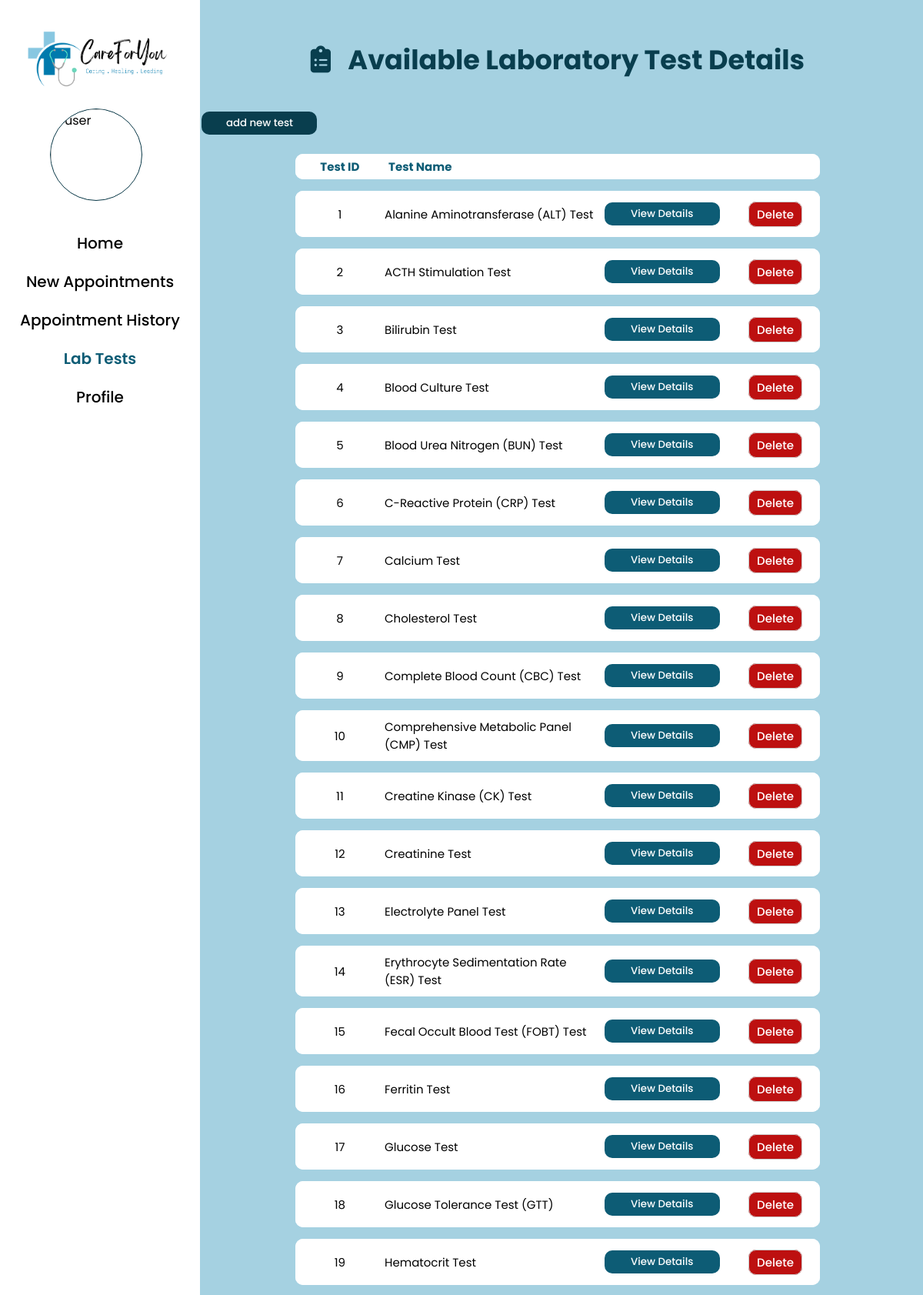
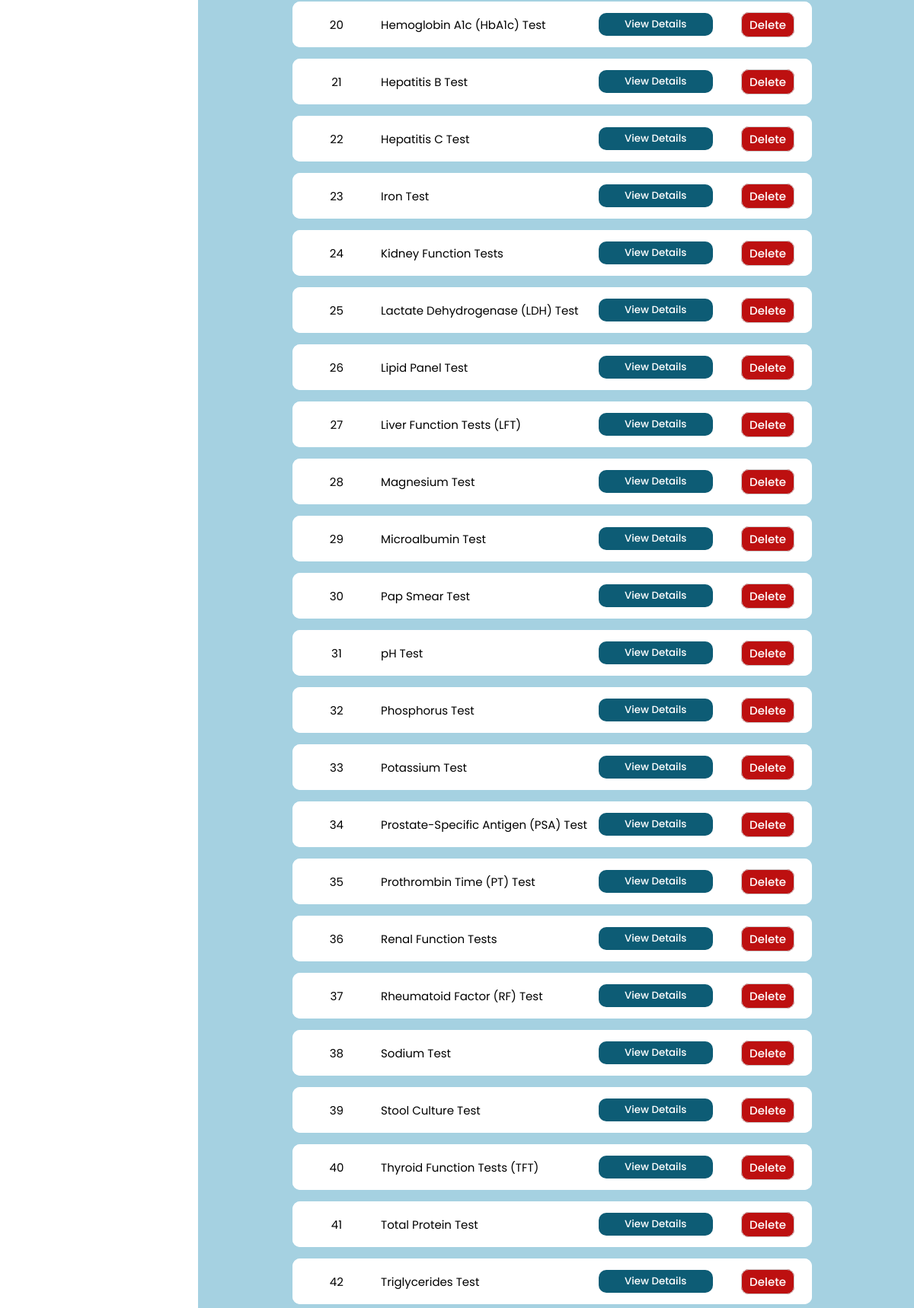
Page /laboratory/lab_testsinfo.php (signed in, upper part) on the committed database (2 pictures, top to bottom).
### tables this page shows
CREATE TABLE `tbl_labtests` (
  `test_id` int(11) NOT NULL,
  `test_name` varchar(255) NOT NULL,
  `duration` int(11) NOT NULL,
  `charge` int(11) NOT NULL DEFAULT 0,
  `prescription` int(11) NOT NULL,
  `prerequirement` varchar(500) NOT NULL,
  `NumberOfTestsPerDay` int(10) NOT NULL
);

### laboratory/lab_testsinfo.php (the view, shortened to what this page needs)
<?php include('../config/constants.php') ?>
<!DOCTYPE html>
<html lang="en">
<head>
    <link rel="stylesheet" href="../css/lab.css">
</head>
<body>
<?php include('lab_getinfo.php') ?>
    <div class="wrapper">
        <div class="sidebar">
            <a href="../index.php"><img src="../images/logo.png" alt="logo" class="logo"></a>
            <img src="../images/user-profilepic/labtec/<?php echo $profile_picture; ?>" alt="user" class="imgframe">
            <ul>
                <li><a href="lab_home.php">Home</a></li>
                <li><a href="lab_newappointments.php">New Appointments</a></li>
                <li><a href="lab_appointmenthistory.php">Appointment History</a></li>
                <li><a href="lab_testsinfo.php"><div class="highlighttext">Lab Tests</div></a></li>
                <li><a href="lab_viewprofile.php">Profile</a></li>
            </ul>
        </div>
        <div class="main_content">
            <div class="info">
            <div class="text-content">
                <div class="common-title"  style="margin-bottom:-10px;margin-top:-10px;">
                    <i class="fa-solid fa-clipboard-list" style="font-size: 35px;"></i>
                    &nbsp; Available Laboratory Test Details <br/>
                    <button onclick="openPopup1()" class="btn-mkdcapt" style="width:150px;"><span>add new test</span></button>
                </div>
            </div>
            <div class="tbl-content">
                <table class="tbl-common" style="width:75%;">
                    <thead>
                        <tr>
                            <td style="width:15%">Test ID</td>
                            <td style="width:35% ; text-align:left">Test Name</td>
                            <td style="width:20%"></td>
                            <td style="width:15%"></td>
                        </tr>
                    </thead>
                    <tbody>
                        <?php
                        $sql = "SELECT * FROM tbl_labtests";
                        $res = mysqli_query($conn, $sql);
                        if($res == TRUE)
                        {
                            $count = mysqli_num_rows($res);
                            if($count > 0 )
                            {
                                while($rows = mysqli_fetch_assoc($res))
                                {
                                    $test_id = $rows['test_id'];
                                    $test_name = $rows['test_name'];
                                    ?>
                                    <tr>
                                        <td><?php echo $test_id; ?> </td>
                                        <td style="text-align:left"><?php echo $test_name; ?></td>
                                        <td>
                                            <?php
                                                $url = "http://localhost/Care4you/laboratory/lab_testview.php?test_id=" . $test_id;
                                            ?>
                                            <a href="<?php echo $url; ?>">
                                                <button class="btn-view" style="width:150px;"><span>View Details</span></button>
                                            </a>
                                        </td>
                                        <td>
                                            <a href="<?php echo SITEURL;  ?>/laboratory/lab_testdelete.php?test_id=<?php echo $test_id;?>" class="btn-delete">Delete</a>
                                        </td>
                                    </tr>
                                    <?php
                                }
                            }
                        }
                    ?>
                    </tbody>
                </table>
            </div>
            </div>
        </div>
    </div>
</body>
</html>

### css/lab.css (style rules this page uses)
* { margin: 0px; padding: 0px; box-sizing: border-box; list-style: none; text-decoration: none; font-family: 'Poppins', sans-serif; }
body { background-color: #A5D1E1; }
.wrapper { display: flex; position: relative; }
.wrapper .sidebar { width: 260px; height: 100%; background: #FFFFFF; padding: 30px 0px; position: fixed; }
.logo { width: 200px; margin-top: 0px; margin-left: 25px; }
.imgframe { width: 120px; height: 120px; margin-top: 20px; margin-left: 65px; border: 1px solid #083746; border-radius: 50%; }
.wrapper .sidebar ul { margin-top: 20px; text-align: center; font-size: 20px; font-weight: 500; padding: 10px; }
.wrapper .sidebar ul li { padding: 10px; vertical-align: middle; }
.wrapper .sidebar ul li a { color: #000000; display: block; }
.fa-solid { font-size: 17px; }
.wrapper .main_content { width: 100%; margin-left: 250px; margin-top: 50px; text-align: center; }
.wrapper .main_content .info { margin: 20px; color: #000000; line-height: 25px; }
.wrapper .main_content .info div { margin-bottom: 20px; }
.highlighttext { color: #0D5C75; font-weight: 600; display: inline; }
table { border-collapse:collapse; }
table td { width: 750px; text-align:center; padding-left: 10%; padding-right: 10%; }
.text-content { display: flex; flex-direction: row; font-size: 40px; font-weight: 500; text-align: center; justify-content: center; align-items: center; }
.common-title { position: sticky; font-size: 35px; font-weight: 700; color: #093e4e; }
.tbl-content { max-height: 100vh; overflow-y: auto; }
.tbl-common { width: 80%; margin-left:auto; margin-right:auto; border-collapse: separate; border-spacing: 0 15px; }
.tbl-common tr { background-color: #ffffff; }
.tbl-common thead { position: sticky; top: 0; z-index: 1; }
.tbl-common thead td { color: #0D5C75; font-weight: 700; padding: 5px; }
.tbl-common td { color: #000000; text-align: center; width: 300px; padding: 10px; padding-left: 0%; padding-right: 0%; }
.tbl-common td:first-child, th:first-child { border-radius: 10px 0 0 10px; }
.tbl-common td:last-child, th:last-child { border-radius: 0 10px 10px 0; }
.btn-view { border-radius: 10px; background-color: #0D5C75; border: none; color: #FFFFFF; text-align: center; padding: 5px; width: 170px; transition: all 0.5s; cursor: pointer; margin: 5px; font-weight: 500; }
.btn-view span { cursor: pointer; display: inline-block; position: relative; transition: 0.5s; }
.btn-view span:after { content: '\00bb'; position: absolute; opacity: 0; top: 0; right: -20px; transition: 0.5s; }
.btn-delete { width: 100px; background-color: #BD1010; padding: 5px; padding-left: 10px; padding-right: 10px; border-radius: 10px; border: 1px solid #ccc; color: #ffffff; font-weight: 500; cursor: pointer; }
.btn-mkdcapt { margin-top: 50px; margin-left:-775px; border-radius: 10px; background-color: #093e4e; border: none; color: #FFFFFF; text-align: center; padding: 5px; width: 220px; transition: all 0.5s; cursor: pointer; font-weight: 500; }
.btn-mkdcapt span { cursor: pointer; display: inline-block; position: relative; transition: 0.5s; }
.btn-mkdcapt span:after { content: '\002B'; position: absolute; opacity: 0; top: 0; left: -20px; transition: 0.5s; }

### laboratory/popup/newtestadd.php (style rules this page uses)
* { margin: 0; padding: 0; box-sizing: border-box; font-family: "Poppins", sans-serif; }
.tbl-common { margin-left: 40px; border-collapse: separate; border-spacing: 0 15px; font-size: 15px; }
.tbl-common tr { background-color: #ffffff; }
.tbl-common thead { position: sticky; top: 0; z-index: 1; }
.tbl-common thead td { color: #0D5C75; font-weight: 700; padding: 5px; }
.tbl-common td { background-color: #fff; color: #000000; text-align: center; width: 300px; padding: 10px; padding-left: 0%; padding-right: 0%; }
.tbl-common td:first-child, th:first-child { border-radius: 10px 0 0 10px; }
.tbl-common td:last-child, th:last-child { border-radius: 0 10px 10px 0; }

### rows in the picture
tbl_labtests: test_id "1", test_name "Alanine Aminotransferase (ALT) Test"
tbl_labtests: test_id "2", test_name "ACTH Stimulation Test"
tbl_labtests: test_id "3", test_name "Bilirubin Test"
tbl_labtests: test_id "4", test_name "Blood Culture Test"
tbl_labtests: test_id "5", test_name "Blood Urea Nitrogen (BUN) Test"
tbl_labtests: test_id "6", test_name "C-Reactive Protein (CRP) Test"
tbl_labtests: test_id "7", test_name "Calcium Test"
tbl_labtests: test_id "8", test_name "Cholesterol Test"
tbl_labtests: test_id "9", test_name "Complete Blood Count (CBC) Test"
tbl_labtests: test_id "10", test_name "Comprehensive Metabolic Panel (CMP) Test"
tbl_labtests: test_id "11", test_name "Creatine Kinase (CK) Test"
tbl_labtests: test_id "12", test_name "Creatinine Test"
tbl_labtests: test_id "13", test_name "Electrolyte Panel Test"
tbl_labtests: test_id "14", test_name "Erythrocyte Sedimentation Rate (ESR) Test"
tbl_labtests: test_id "15", test_name "Fecal Occult Blood Test (FOBT) Test"
tbl_labtests: test_id "16", test_name "Ferritin Test"
tbl_labtests: test_id "17", test_name "Glucose Test"
tbl_labtests: test_id "18", test_name "Glucose Tolerance Test (GTT)"
tbl_labtests: test_id "19", test_name "Hematocrit Test"
tbl_labtests: test_id "20", test_name "Hemoglobin A1c (HbA1c) Test"
tbl_labtests: test_id "21", test_name "Hepatitis B Test"
tbl_labtests: test_id "22", test_name "Hepatitis C Test"
tbl_labtests: test_id "23", test_name "Iron Test"
tbl_labtests: test_id "24", test_name "Kidney Function Tests"
tbl_labtests: test_id "25", test_name "Lactate Dehydrogenase (LDH) Test"
tbl_labtests: test_id "26", test_name "Lipid Panel Test"
tbl_labtests: test_id "27", test_name "Liver Function Tests (LFT)"
tbl_labtests: test_id "28", test_name "Magnesium Test"
tbl_labtests: test_id "29", test_name "Microalbumin Test"
tbl_labtests: test_id "30", test_name "Pap Smear Test"
tbl_labtests: test_id "31", test_name "pH Test"
tbl_labtests: test_id "32", test_name "Phosphorus Test"
tbl_labtests: test_id "33", test_name "Potassium Test"
tbl_labtests: test_id "34", test_name "Prostate-Specific Antigen (PSA) Test"
tbl_labtests: test_id "35", test_name "Prothrombin Time (PT) Test"
tbl_labtests: test_id "36", test_name "Renal Function Tests"
tbl_labtests: test_id "37", test_name "Rheumatoid Factor (RF) Test"
tbl_labtests: test_id "38", test_name "Sodium Test"
tbl_labtests: test_id "39", test_name "Stool Culture Test"
tbl_labtests: test_id "40", test_name "Thyroid Function Tests (TFT)"
tbl_labtests: test_id "41", test_name "Total Protein Test"
tbl_labtests: test_id "42", test_name "Triglycerides Test"
